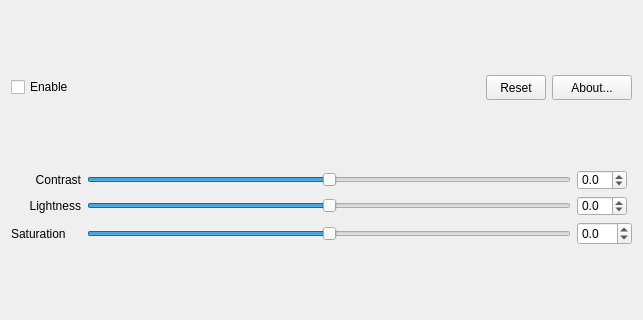
<?xml version="1.0" encoding="UTF-8"?>
<ui version="4.0">
 <class>LabTools</class>
 <widget class="SettingsWidget" name="LabTools">
  <property name="geometry">
   <rect>
    <x>0</x>
    <y>0</y>
    <width>643</width>
    <height>320</height>
   </rect>
  </property>
  <property name="windowTitle">
   <string notr="true">LabTools</string>
  </property>
  <property name="layoutDirection">
   <enum>Qt::LeftToRight</enum>
  </property>
  <property name="autoFillBackground">
   <bool>false</bool>
  </property>
  <property name="BIBBLE_PLUGIN_NAME" stdset="0">
   <string notr="true">LabTools</string>
  </property>
  <property name="BIBBLE_PLUGIN_GROUP" stdset="0">
   <string notr="true">LabTools</string>
  </property>
  <layout class="QGridLayout" name="gridLayout">
   <item row="0" column="0">
    <layout class="QHBoxLayout" name="horizontalLayout">
     <property name="sizeConstraint">
      <enum>QLayout::SetDefaultConstraint</enum>
     </property>
     <item>
      <widget class="QCheckBox" name="enable_checkbox">
       <property name="minimumSize">
        <size>
         <width>75</width>
         <height>0</height>
        </size>
       </property>
       <property name="toolTip">
        <string/>
       </property>
       <property name="layoutDirection">
        <enum>Qt::LeftToRight</enum>
       </property>
       <property name="text">
        <string>Enable</string>
       </property>
      </widget>
     </item>
     <item>
      <widget class="QPushButton" name="reset_button">
       <property name="sizePolicy">
        <sizepolicy hsizetype="Fixed" vsizetype="Fixed">
         <horstretch>0</horstretch>
         <verstretch>0</verstretch>
        </sizepolicy>
       </property>
       <property name="maximumSize">
        <size>
         <width>60</width>
         <height>25</height>
        </size>
       </property>
       <property name="toolTip">
        <string>Disable filter and reset parameter values</string>
       </property>
       <property name="layoutDirection">
        <enum>Qt::LeftToRight</enum>
       </property>
       <property name="text">
        <string>Reset</string>
       </property>
      </widget>
     </item>
     <item>
      <widget class="QPushButton" name="about_button">
       <property name="sizePolicy">
        <sizepolicy hsizetype="Fixed" vsizetype="Fixed">
         <horstretch>0</horstretch>
         <verstretch>0</verstretch>
        </sizepolicy>
       </property>
       <property name="minimumSize">
        <size>
         <width>80</width>
         <height>25</height>
        </size>
       </property>
       <property name="maximumSize">
        <size>
         <width>60</width>
         <height>25</height>
        </size>
       </property>
       <property name="toolTip">
        <string>Displays infos about the plugin</string>
       </property>
       <property name="text">
        <string>About...</string>
       </property>
      </widget>
     </item>
    </layout>
   </item>
   <item row="1" column="0">
    <layout class="QGridLayout" name="gridLayout_2">
     <item row="2" column="0">
      <widget class="QLabel" name="lightness_label">
       <property name="sizePolicy">
        <sizepolicy hsizetype="Fixed" vsizetype="Preferred">
         <horstretch>0</horstretch>
         <verstretch>0</verstretch>
        </sizepolicy>
       </property>
       <property name="minimumSize">
        <size>
         <width>60</width>
         <height>18</height>
        </size>
       </property>
       <property name="maximumSize">
        <size>
         <width>70</width>
         <height>18</height>
        </size>
       </property>
       <property name="text">
        <string>Lightness</string>
       </property>
       <property name="alignment">
        <set>Qt::AlignRight|Qt::AlignTrailing|Qt::AlignVCenter</set>
       </property>
      </widget>
     </item>
     <item row="2" column="3">
      <widget class="QSlider" name="lightness_slider">
       <property name="styleSheet">
        <string notr="true">QSlider::groove:horizontal {border-image: url(:/images/slider_lightness.png)0 18 0 18;}</string>
       </property>
       <property name="minimum">
        <number>-5000</number>
       </property>
       <property name="maximum">
        <number>5000</number>
       </property>
       <property name="singleStep">
        <number>10</number>
       </property>
       <property name="pageStep">
        <number>100</number>
       </property>
       <property name="value">
        <number>0</number>
       </property>
       <property name="orientation">
        <enum>Qt::Horizontal</enum>
       </property>
      </widget>
     </item>
     <item row="0" column="4">
      <widget class="QDoubleSpinBox" name="contrast_edit">
       <property name="minimumSize">
        <size>
         <width>42</width>
         <height>20</height>
        </size>
       </property>
       <property name="maximumSize">
        <size>
         <width>50</width>
         <height>20</height>
        </size>
       </property>
       <property name="decimals">
        <number>1</number>
       </property>
       <property name="minimum">
        <double>-50.000000000000000</double>
       </property>
       <property name="maximum">
        <double>50.000000000000000</double>
       </property>
       <property name="singleStep">
        <double>0.100000000000000</double>
       </property>
       <property name="value">
        <double>0.000000000000000</double>
       </property>
      </widget>
     </item>
     <item row="0" column="3">
      <widget class="QSlider" name="contrast_slider">
       <property name="styleSheet">
        <string notr="true">QSlider::groove:horizontal {border-image: url(:/images/slider_contrast.png)0 18 0 18;}</string>
       </property>
       <property name="minimum">
        <number>-5000</number>
       </property>
       <property name="maximum">
        <number>5000</number>
       </property>
       <property name="singleStep">
        <number>10</number>
       </property>
       <property name="pageStep">
        <number>100</number>
       </property>
       <property name="value">
        <number>0</number>
       </property>
       <property name="orientation">
        <enum>Qt::Horizontal</enum>
       </property>
      </widget>
     </item>
     <item row="3" column="0">
      <widget class="QLabel" name="saturation_label">
       <property name="text">
        <string>Saturation</string>
       </property>
      </widget>
     </item>
     <item row="0" column="0">
      <widget class="QLabel" name="contrast_label">
       <property name="sizePolicy">
        <sizepolicy hsizetype="Fixed" vsizetype="Preferred">
         <horstretch>0</horstretch>
         <verstretch>0</verstretch>
        </sizepolicy>
       </property>
       <property name="minimumSize">
        <size>
         <width>70</width>
         <height>18</height>
        </size>
       </property>
       <property name="maximumSize">
        <size>
         <width>60</width>
         <height>18</height>
        </size>
       </property>
       <property name="text">
        <string>Contrast</string>
       </property>
       <property name="alignment">
        <set>Qt::AlignRight|Qt::AlignTrailing|Qt::AlignVCenter</set>
       </property>
      </widget>
     </item>
     <item row="3" column="3">
      <widget class="QSlider" name="saturation_slider">
       <property name="styleSheet">
        <string notr="true">QSlider::groove:horizontal {border-image: url(:/images/slider_saturation.png)0 18 0 18;}</string>
       </property>
       <property name="minimum">
        <number>-5000</number>
       </property>
       <property name="maximum">
        <number>5000</number>
       </property>
       <property name="singleStep">
        <number>10</number>
       </property>
       <property name="pageStep">
        <number>100</number>
       </property>
       <property name="value">
        <number>0</number>
       </property>
       <property name="orientation">
        <enum>Qt::Horizontal</enum>
       </property>
      </widget>
     </item>
     <item row="3" column="4">
      <widget class="QDoubleSpinBox" name="saturation_edit">
       <property name="decimals">
        <number>1</number>
       </property>
       <property name="minimum">
        <double>-50.000000000000000</double>
       </property>
       <property name="maximum">
        <double>50.000000000000000</double>
       </property>
       <property name="singleStep">
        <double>0.100000000000000</double>
       </property>
       <property name="value">
        <double>0.000000000000000</double>
       </property>
      </widget>
     </item>
     <item row="2" column="4">
      <widget class="QDoubleSpinBox" name="lightness_edit">
       <property name="minimumSize">
        <size>
         <width>42</width>
         <height>20</height>
        </size>
       </property>
       <property name="maximumSize">
        <size>
         <width>50</width>
         <height>20</height>
        </size>
       </property>
       <property name="decimals">
        <number>1</number>
       </property>
       <property name="minimum">
        <double>-50.000000000000000</double>
       </property>
       <property name="maximum">
        <double>50.000000000000000</double>
       </property>
       <property name="singleStep">
        <double>0.100000000000000</double>
       </property>
       <property name="value">
        <double>0.000000000000000</double>
       </property>
      </widget>
     </item>
    </layout>
   </item>
  </layout>
 </widget>
 <customwidgets>
  <customwidget>
   <class>SettingsWidget</class>
   <extends>QWidget</extends>
   <header>settingswidget.h</header>
   <container>1</container>
   <slots>
    <slot>setOption(int)</slot>
    <slot>setOption(QString)</slot>
    <slot>setOption(bool)</slot>
    <slot>buttonClick()</slot>
   </slots>
  </customwidget>
 </customwidgets>
 <resources/>
 <connections>
  <connection>
   <sender>enable_checkbox</sender>
   <signal>toggled(bool)</signal>
   <receiver>LabTools</receiver>
   <slot>setOption(bool)</slot>
   <hints>
    <hint type="sourcelabel">
     <x>68</x>
     <y>82</y>
    </hint>
    <hint type="destinationlabel">
     <x>268</x>
     <y>131</y>
    </hint>
   </hints>
  </connection>
  <connection>
   <sender>contrast_slider</sender>
   <signal>valueChanged(int)</signal>
   <receiver>LabTools</receiver>
   <slot>setOption(int)</slot>
   <hints>
    <hint type="sourcelabel">
     <x>296</x>
     <y>129</y>
    </hint>
    <hint type="destinationlabel">
     <x>268</x>
     <y>131</y>
    </hint>
   </hints>
  </connection>
  <connection>
   <sender>lightness_slider</sender>
   <signal>valueChanged(int)</signal>
   <receiver>LabTools</receiver>
   <slot>setOption(int)</slot>
   <hints>
    <hint type="sourcelabel">
     <x>296</x>
     <y>86</y>
    </hint>
    <hint type="destinationlabel">
     <x>268</x>
     <y>131</y>
    </hint>
   </hints>
  </connection>
  <connection>
   <sender>lightness_edit</sender>
   <signal>valueChanged(QString)</signal>
   <receiver>LabTools</receiver>
   <slot>setOption(QString)</slot>
   <hints>
    <hint type="sourcelabel">
     <x>492</x>
     <y>106</y>
    </hint>
    <hint type="destinationlabel">
     <x>268</x>
     <y>131</y>
    </hint>
   </hints>
  </connection>
  <connection>
   <sender>contrast_edit</sender>
   <signal>valueChanged(QString)</signal>
   <receiver>LabTools</receiver>
   <slot>setOption(QString)</slot>
   <hints>
    <hint type="sourcelabel">
     <x>492</x>
     <y>159</y>
    </hint>
    <hint type="destinationlabel">
     <x>268</x>
     <y>131</y>
    </hint>
   </hints>
  </connection>
  <connection>
   <sender>reset_button</sender>
   <signal>clicked()</signal>
   <receiver>LabTools</receiver>
   <slot>buttonClick()</slot>
   <hints>
    <hint type="sourcelabel">
     <x>421</x>
     <y>49</y>
    </hint>
    <hint type="destinationlabel">
     <x>268</x>
     <y>131</y>
    </hint>
   </hints>
  </connection>
  <connection>
   <sender>saturation_edit</sender>
   <signal>valueChanged(QString)</signal>
   <receiver>LabTools</receiver>
   <slot>setOption(QString)</slot>
   <hints>
    <hint type="sourcelabel">
     <x>602</x>
     <y>279</y>
    </hint>
    <hint type="destinationlabel">
     <x>321</x>
     <y>159</y>
    </hint>
   </hints>
  </connection>
  <connection>
   <sender>saturation_slider</sender>
   <signal>valueChanged(int)</signal>
   <receiver>LabTools</receiver>
   <slot>setOption(int)</slot>
   <hints>
    <hint type="sourcelabel">
     <x>325</x>
     <y>279</y>
    </hint>
    <hint type="destinationlabel">
     <x>321</x>
     <y>159</y>
    </hint>
   </hints>
  </connection>
 </connections>
</ui>
